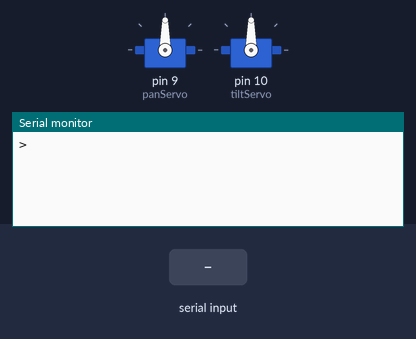
The sketch below on a simulated Arduino Uno, built with avr-gcc and run on an emulated ATmega328P. On the bench: 2 × servo, the last lines printed to the serial monitor. Inputs (shaded band) come from the test bench.

Above: at 1.2 s.
1.3 s: "P90\n" received over Serial
At 2.4 s:
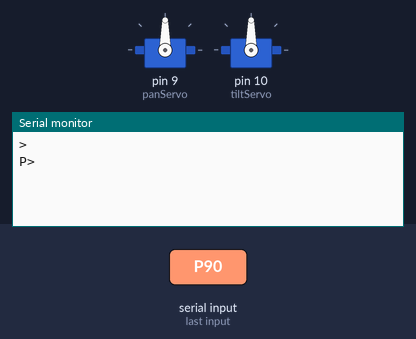
2.8 s: "T90\n" received over Serial
At 3.6 s:
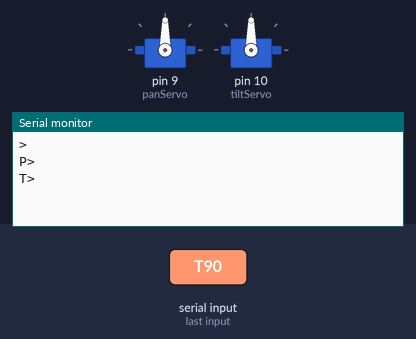

The sketch:

panTiltControl.ino
```cpp
#include <Servo.h>

Servo panServo;
Servo tiltServo;
String inBuf;

void setup() {
  // put your setup code here, to run once:
  Serial.begin(9600);
  Serial.println(">");
  // attach servos
  panServo.attach(9, 1000, 2000);
  tiltServo.attach(10, 1000, 2000);

}


void loop() {
  // put your main code here, to run repeatedly:
  while(Serial.available() == 0){}
  char c = Serial.read();
  if(c == '\n')
  {
    if(inBuf.length() > 1)
    {
      switch(inBuf[0])
      {
        case 'P':
        {
          String s = inBuf.substring(1);
          int v = s.toInt() * 2 + 90;
          if((v >= 0) && (v <= 180))
          {
            panServo.write(v);
          }
          Serial.println("P>");
        }
        break;

        case 'T':
        {
          String s = inBuf.substring(1);
          int v = s.toInt() * 2 + 90;
          if((v >= 0) && (v <= 180))
          {
            tiltServo.write(v);
          }
          Serial.println("T>");
        }
        break;

        default:
        break;
      }
    }
    inBuf = "";
  }
  else if(c > ' ')
  {
    inBuf += c;
  }


}
```

Measured:
- after the input at 1.3 s, the serial monitor: prints a new line at once (image 1)
- after the input at 2.8 s, the serial monitor: prints a new line at once (image 2)
